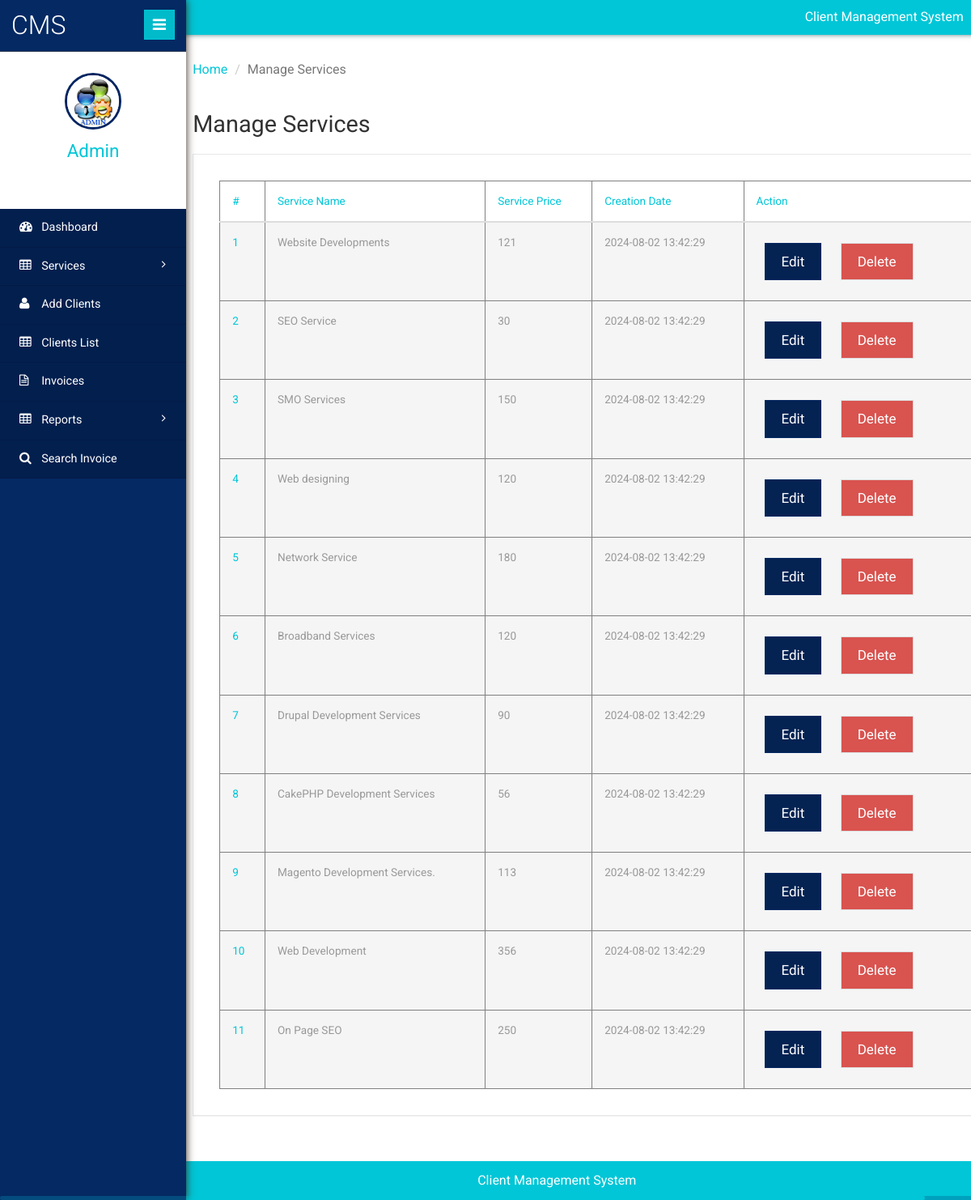
Screenshot of /clientms/admin/manage-services.php (signed in) with the database file from the repository.
### tables this page shows
CREATE TABLE `tblservices` (
  `ID` int(10) NOT NULL,
  `ServiceName` varchar(200) DEFAULT NULL,
  `ServicePrice` varchar(200) DEFAULT NULL,
  `CreationDate` timestamp NULL DEFAULT current_timestamp()
);

### clientms/admin/manage-services.php (the view, shortened to what this page needs)
<?php session_start();
include('includes/dbconnection.php');
if (strlen($_SESSION['clientmsaid']==0)) {
  header('location:logout.php');
  } else{
  	?>
<!DOCTYPE HTML>
<html>
<head>
	<link href="css/bootstrap.min.css" rel='stylesheet' type='text/css' />
	<link href="css/style.css" rel='stylesheet' type='text/css' />
	<link href="css/font-awesome.css" rel="stylesheet">
	<link rel="stylesheet" href="css/icon-font.min.css" type='text/css' />
</head>
<body>
	<div class="page-container">
		<div class="left-content">
			<div class="inner-content">
				<?php include_once('includes/header.php');?>
				<div class="outter-wp">
					<div class="sub-heard-part">
						<ol class="breadcrumb m-b-0">
							<li><a href="dashboard.php">Home</a></li>
							<li class="active">Manage Services</li>
						</ol>
					</div>
					<div class="graph-visual tables-main">
						<h3 class="inner-tittle two">Manage Services </h3>
						<div class="graph">
							<div class="tables">
								<table class="table" border="1"> <thead> <tr> <th>#</th>
									<th>Service Name</th>
									 <th>Service Price</th>
									 <th>Creation Date</th>
									 <th>Action</th>
									  </tr>
									   </thead>
									    <tbody>
									    	<?php
$sql="SELECT * from tblservices";
$query = $dbh -> prepare($sql);
$query->execute();
$results=$query->fetchAll(PDO::FETCH_OBJ);
$cnt=1;
if($query->rowCount() > 0)
{
foreach($results as $row)
{               ?>
									     <tr class="active">
									      <th scope="row"><?php echo htmlentities($cnt);?></th>
									       <td><?php  echo htmlentities($row->ServiceName);?></td>
									        <td><?php  echo htmlentities($row->ServicePrice);?></td>
									         <td><?php  echo htmlentities($row->CreationDate);?></td>
									        <td><a href="edit-services-details.php?editid=<?php echo $row->ID;?>" class="btn btn-primary">Edit</a>
<a href="manage-services.php?delid=<?php echo $row->ID;?>" class="btn btn-danger"  onclicl="return confirm('Do you really want to delete?');">Delete</a>
									        </td>
									     </tr>
									     <?php $cnt=$cnt+1;}} ?>
									     </tbody> </table>
							</div>
						</div>
					</div>
				</div>
				<?php include_once('includes/footer.php');?>
			</div>
		</div>
		<?php include_once('includes/sidebar.php');?>
	</div>
</body>
</html>
<?php }  ?>

### clientms/admin/includes/header.php (shortened to what this page needs)
<div class="header-section">
        <div class="top_menu">
          <div class="profile_details_left">
            <ul class="nofitications-dropdown">
              <p style="padding-top: 10px;color: white;text-align: center;">Client Management System</p>
            </ul>
          </div>
          <div class="clearfix"></div>
        </div>
      </div>

### clientms/admin/includes/footer.php
<footer>
           <p>Client Management System</p>
       </footer>

### clientms/admin/includes/sidebar.php (shortened to what this page needs)
 <div class="sidebar-menu">
    <header class="logo">
        <a href="#" class="sidebar-icon"> <span class="fa fa-bars"></span> </a> <a href="dashboard.php"> <span id="logo"> <h1>CMS</h1></span>
        </a>
    </header>
    <div class="down">
        <?php
$aid=$_SESSION['clientmsaid'];
$sql="SELECT AdminName from  tbladmin where ID=:aid";
$query = $dbh -> prepare($sql);
$query->bindParam(':aid',$aid,PDO::PARAM_STR);
$query->execute();
$results=$query->fetchAll(PDO::FETCH_OBJ);
$cnt=1;
if($query->rowCount() > 0)
{
foreach($results as $row)
{               ?>
        <a href="dashboard.php"><img src="images/images.jpg" height="70" width="70"></a>
        <a href="dashboard.php"><span class=" name-caret"><?php  echo $row->AdminName;?></span></a>
        <?php $cnt=$cnt+1;}} ?>
        <ul>
            <li><a class="tooltips" href="admin-profile.php"><span>Profile</span><i class="lnr lnr-user"></i></a></li>
            <li><a class="tooltips" href="change-password.php"><span>Settings</span><i class="lnr lnr-cog"></i></a></li>
            <li><a class="tooltips" href="logout.php"><span>Log out</span><i class="lnr lnr-power-switch"></i></a></li>
        </ul>
    </div>
    <div class="menu">
        <ul id="menu" >
            <li><a href="dashboard.php"><i class="fa fa-tachometer"></i> <span>Dashboard</span></a></li>
            <li id="menu-academico" ><a href="#"><i class="fa fa-table"></i> <span> Services</span> <span class="fa fa-angle-right" style="float: right"></span></a>
            </li>
            <li><a href="add-client.php"><i class="fa fa-user"></i> <span>Add Clients</span></a></li>
            <li><a href="manage-client.php"><i class="fa fa-table"></i> <span>Clients List</span></a></li>
            <li><a href="invoices.php"><i class="fa fa-file-text-o"></i> <span>Invoices</span></a></li>
            <li id="menu-academico" ><a href="#"><i class="fa fa-table"></i> <span> Reports</span> <span class="fa fa-angle-right" style="float: right"></span></a>
            </li>
            <li><a href="search-invoices.php"><i class="fa fa-search"></i> <span>Search Invoice</span></a></li>
        </ul>
    </div>
</div>

### rows the page displays
tblservices: ServiceName "Website Developments", ServicePrice "121", CreationDate "2024-08-02 13:42:29"
tblservices: ServiceName "SEO Service", ServicePrice "30", CreationDate "2024-08-02 13:42:29"
tblservices: ServiceName "SMO Services", ServicePrice "150", CreationDate "2024-08-02 13:42:29"
tblservices: ServiceName "Web designing", ServicePrice "120", CreationDate "2024-08-02 13:42:29"
tblservices: ServiceName "Network Service", ServicePrice "180", CreationDate "2024-08-02 13:42:29"
tblservices: ServiceName "Broadband Services", ServicePrice "120", CreationDate "2024-08-02 13:42:29"
tblservices: ServiceName "Drupal Development Services", ServicePrice "90", CreationDate "2024-08-02 13:42:29"
tblservices: ServiceName "CakePHP Development Services", ServicePrice "56", CreationDate "2024-08-02 13:42:29"
tblservices: ServiceName "Magento Development Services.", ServicePrice "113", CreationDate "2024-08-02 13:42:29"
tblservices: ServiceName "Web Development", ServicePrice "356", CreationDate "2024-08-02 13:42:29"
tblservices: ServiceName "On Page SEO", ServicePrice "250", CreationDate "2024-08-02 13:42:29"

### other values shown
$row->AdminName "Admin"
